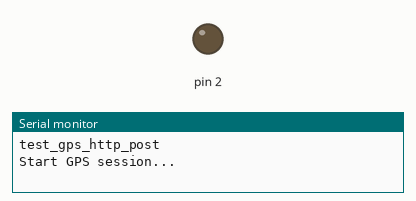
Simulated run of this sketch. Board: Arduino Uno, built for the host (arithmetic inside an expression is 32-bit, double 64-bit). Shown: output pins drawn as LEDs (lit = HIGH), the last lines printed to the serial monitor. The modem accepts every AT command (registered, SIM ready, sends succeed) and sends nothing else.

Above: at 6.4 s.
At 11.7 s:
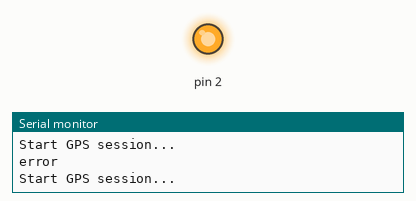
Timing chart, 0 to 13.9 s (numbered marks = the images above):
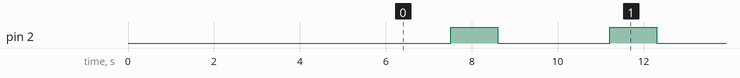

Measured:
- by itself, pin 2: alternates HIGH for 1.1 s and LOW for 2.6 s

The sketch:

test_gps_http_post.ino
```cpp
#include "Waveshare_SIM7600.h"

int POWERKEY = 2;
char response[1024];
char phone_number[] = "+6594305337";
const char* testURL = "https://sheepdog-intent-kindly.ngrok-free.app/http/ping";

void setup() {
	Serial.begin(115200);
  sim7600.begin(115200, 16, 17);
  sim7600.PowerOn(POWERKEY);

  Serial.println("test_gps_http_post");
}

void loop() {
  char message[100] = {0};
  float lat, log;
  if (sim7600.GetGPS(POWERKEY, &lat, &log)) {
    sprintf(message, "{\"latitude\":%.6f,\"longitude\":%.6f,\"contact_number\":\"%s\"}", lat, log, phone_number);
    if (sim7600.HTTPPost(testURL, message, response, sizeof(response))) {
      Serial.println(response);
    } else {
      Serial.println("Failed to send HTTP POST");
    }
  }
  delay(500);
}
```
